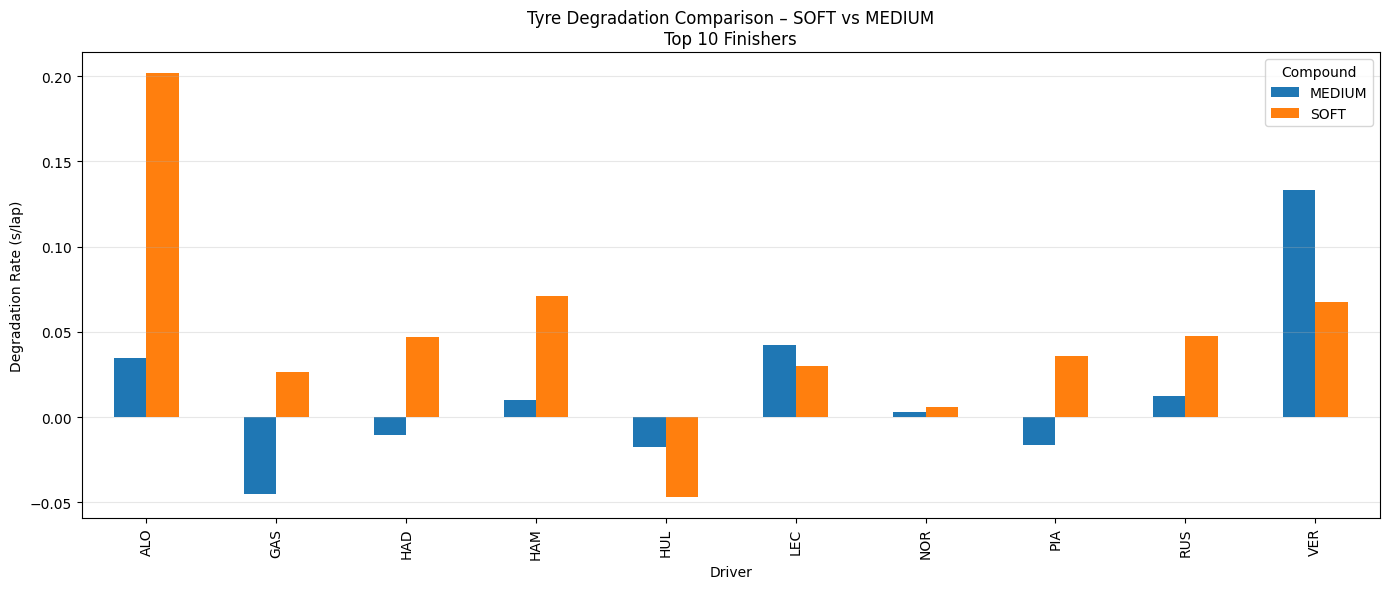

Write the Python code that produced this figure.
import fastf1, os
import pandas as pd
import numpy as np
import matplotlib.pyplot as plt
from pathlib import Path

# ===== CONFIG =====
YEAR = 2025
GP = "Spain Grand Prix"
SESSION = "R"
COMPOUNDS = ["SOFT", "MEDIUM"]
TOP_N = 10
CACHE_DIR = Path("/content/fastf1_cache")

# ===== CACHE =====
CACHE_DIR.mkdir(parents=True, exist_ok=True)
fastf1.Cache.enable_cache(CACHE_DIR)

# ===== LOAD =====
session = fastf1.get_session(YEAR, GP, SESSION)
session.load()

laps = session.laps
laps = laps[laps["IsAccurate"]].copy()
laps["LapTimeSec"] = laps["LapTime"].dt.total_seconds()

drivers = (
    session.results
    .sort_values("Position")
    .head(TOP_N)["Abbreviation"]
    .tolist()
)

laps = laps[
    laps["Driver"].isin(drivers) &
    laps["PitInTime"].isna() &
    laps["PitOutTime"].isna() &
    laps["Compound"].isin(COMPOUNDS)
]

# ===== REMOVE OUTLIERS (IQR per driver, compound, stint) =====
clean = []

for (d, c, s), dl in laps.groupby(["Driver","Compound","Stint"]):
    if len(dl) < 5:
        continue
    q1, q3 = dl["LapTimeSec"].quantile([0.25, 0.75])
    iqr = q3 - q1
    dl = dl[(dl["LapTimeSec"] >= q1-1.5*iqr) & (dl["LapTimeSec"] <= q3+1.5*iqr)]
    clean.append(dl)

clean = pd.concat(clean)

# ===== CALCULATE DEGRADATION SLOPE =====
records = []

for (d, c), dl in clean.groupby(["Driver","Compound"]):
    stint_id = dl.groupby("Stint").size().idxmax()
    st = dl[dl["Stint"] == stint_id]
    if len(st) < 5:
        continue
    slope = np.polyfit(st["TyreLife"], st["LapTimeSec"], 1)[0]
    records.append({"Driver": d, "Compound": c, "Degradation_s_per_lap": slope})

deg = pd.DataFrame(records)

# ===== PLOT =====
pivot = deg.pivot(index="Driver", columns="Compound", values="Degradation_s_per_lap")
pivot.plot(kind="bar", figsize=(14,6))

plt.title("Tyre Degradation Comparison – SOFT vs MEDIUM\nTop 10 Finishers")
plt.ylabel("Degradation Rate (s/lap)")
plt.grid(axis="y", alpha=0.3)
plt.tight_layout()
plt.show()

pivot
